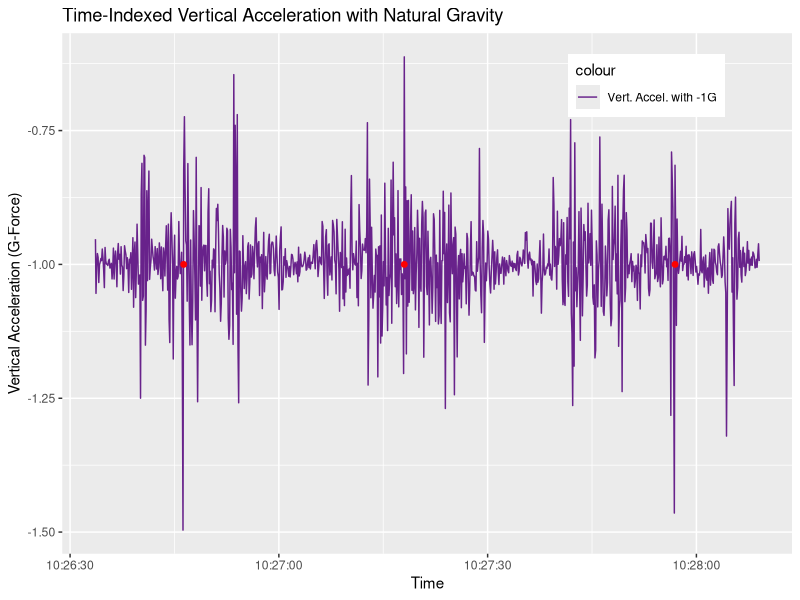
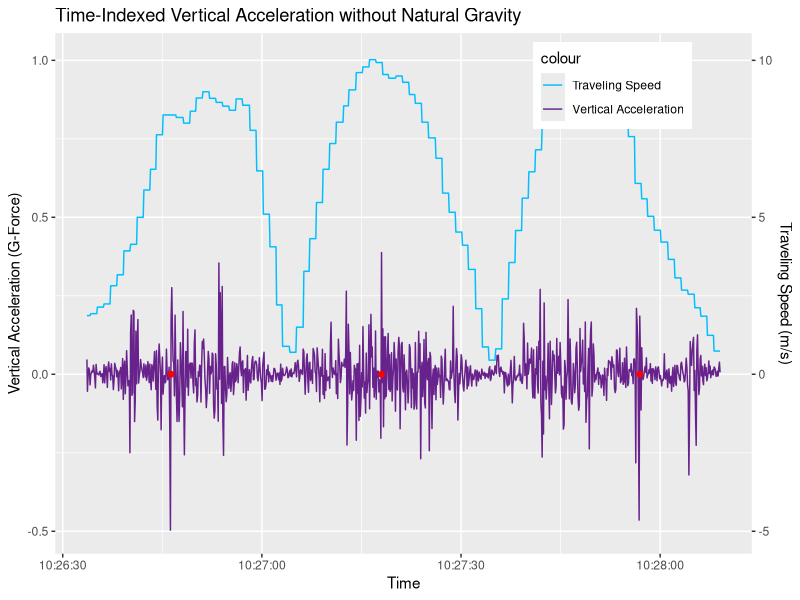
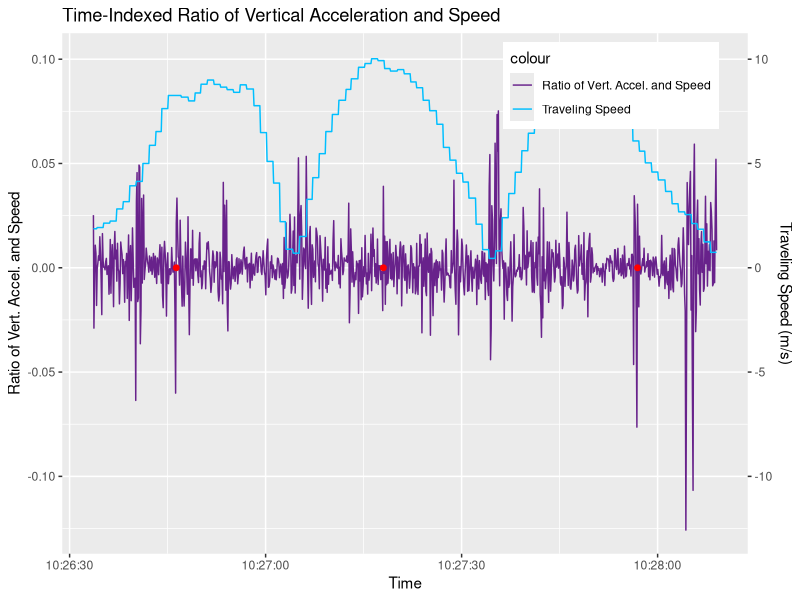
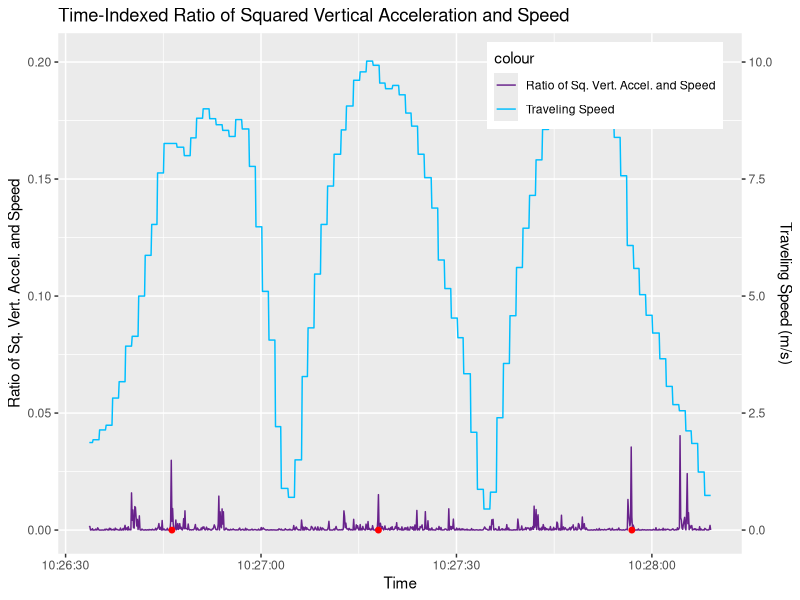
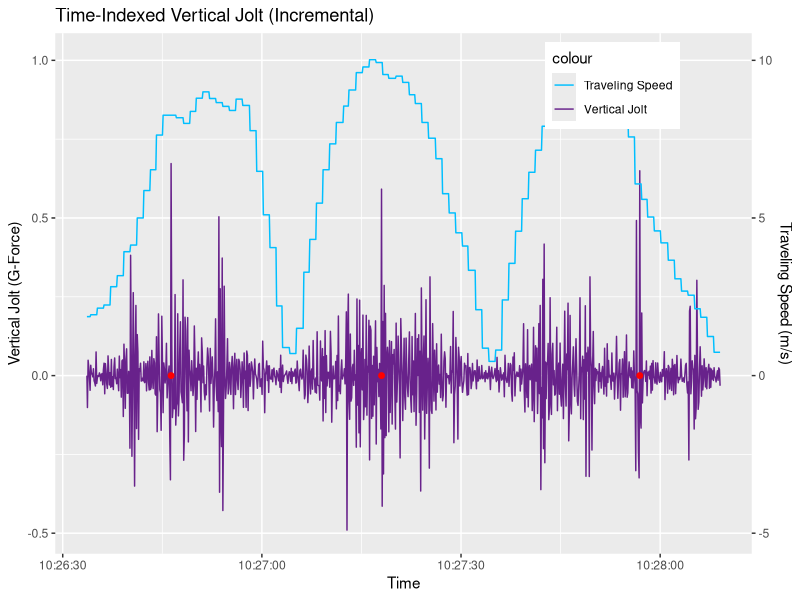
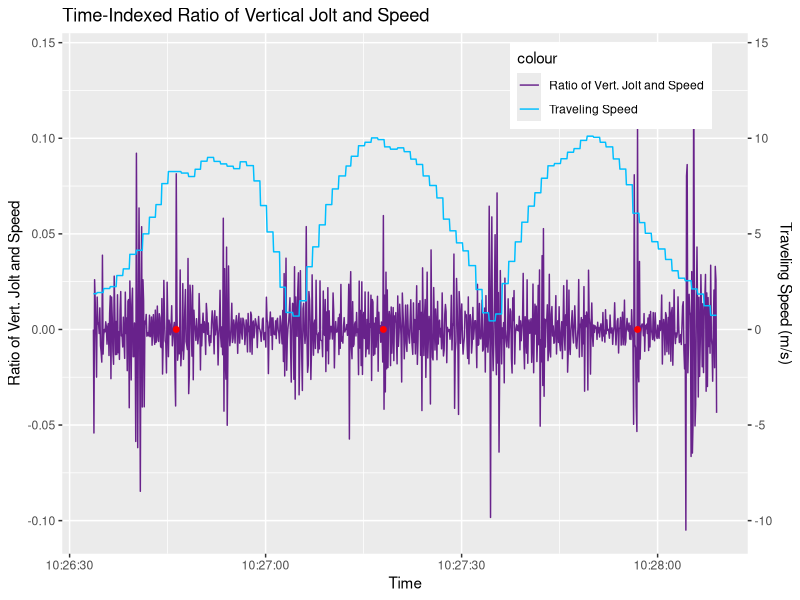
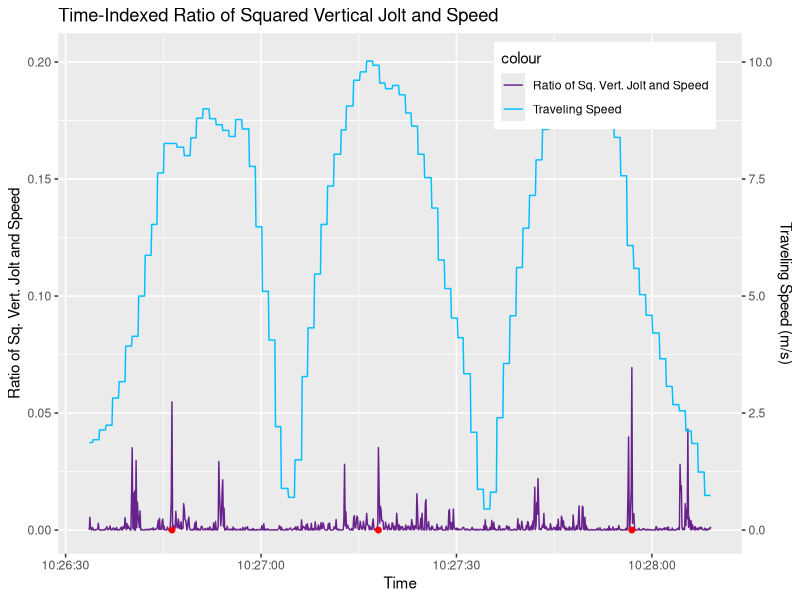
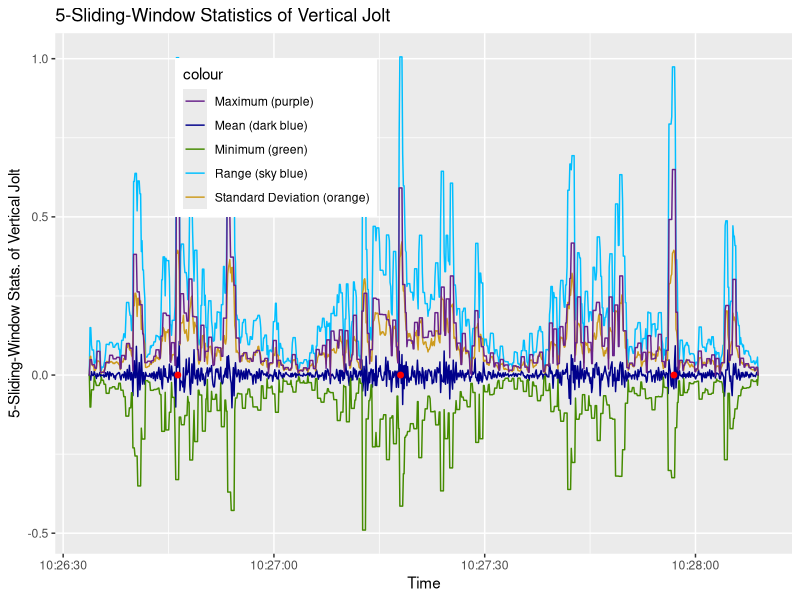

The R script that drew these images, in order:
## ---- chunk 1
knitr::opts_chunk$set(echo = TRUE)
## ---- chunk 2
# load data file
if (!exists("LA11.raw")) {
    LA11.raw <- read.csv("./los_angeles_11.csv")
}
print(nrow(LA11.raw))
## ---- chunk 3
LA11.valid = LA11.raw[, c("Date", "Latitude", "Longitude", "Speed", "speedbump")]
# validate DateTime format
LA11.valid$Date <- as.POSIXct(LA11.valid$Date, format="%Y-%m-%d %H:%M:%OS")
# specify orientation of accelration
LA11.valid$forw_accel = LA11.raw$X
LA11.valid$hori_accel = LA11.raw$Y
LA11.valid$vert_accel_G = LA11.raw$Z
## ---- chunk 4
require(ggplot2)
LA11.vert_accel_G.plot <- ggplot(LA11.valid, aes(x = Date))
LA11.vert_accel_G.plot <- LA11.vert_accel_G.plot + geom_line(aes(y = vert_accel_G, colour = "Vert. Accel. with -1G"))
LA11.vert_accel_G.plot <- LA11.vert_accel_G.plot + scale_colour_manual(values = c("darkorchid4"))
LA11.vert_accel_G.plot <- LA11.vert_accel_G.plot + xlab("Time") 
LA11.vert_accel_G.plot <- LA11.vert_accel_G.plot + ylab("Vertical Acceleration (G-Force)") 
LA11.vert_accel_G.plot <- LA11.vert_accel_G.plot + ggtitle("Time-Indexed Vertical Acceleration with Natural Gravity")
LA11.vert_accel_G.plot <- LA11.vert_accel_G.plot + theme(legend.position = c(0.8, 0.9))
for (i in 1:nrow(LA11.valid)) {
    if (LA11.valid$speedbump[i] == "yes") {
        LA11.vert_accel_G.plot <- LA11.vert_accel_G.plot + 
            annotate("pointrange", x = LA11.valid$Date[i], y = -1, ymin = -1, ymax = -1, colour = "red", size = 0.25)
    }
}
print(LA11.vert_accel_G.plot)
## ---- chunk 5
# remove natural gravity in vertical acceleration
LA11.valid$vert_accel = LA11.valid$vert_accel_G + 1
## ---- chunk 6
require(ggplot2)
LA11.vert_accel.plot <- ggplot(LA11.valid, aes(x = Date))
LA11.vert_accel.plot <- LA11.vert_accel.plot + geom_line(aes(y = vert_accel, colour = "Vertical Acceleration"))
LA11.vert_accel.plot <- LA11.vert_accel.plot + geom_line(aes(y = Speed / 10, colour = "Traveling Speed"))
LA11.vert_accel.plot <- LA11.vert_accel.plot + scale_y_continuous(sec.axis = sec_axis(~.*10, name = "Traveling Speed (m/s)"))
LA11.vert_accel.plot <- LA11.vert_accel.plot + scale_colour_manual(values = c("deepskyblue", "darkorchid4"))
LA11.vert_accel.plot <- LA11.vert_accel.plot + xlab("Time") 
LA11.vert_accel.plot <- LA11.vert_accel.plot + ylab("Vertical Acceleration (G-Force)") 
LA11.vert_accel.plot <- LA11.vert_accel.plot + ggtitle("Time-Indexed Vertical Acceleration without Natural Gravity")
LA11.vert_accel.plot <- LA11.vert_accel.plot + theme(legend.position = c(0.8, 0.9))
for (i in 1:nrow(LA11.valid)) {
    if (LA11.valid$speedbump[i] == "yes") {
        LA11.vert_accel.plot <- LA11.vert_accel.plot + 
            annotate("pointrange", x = LA11.valid$Date[i], y = 0, ymin = 0, ymax = 0, colour = "red", size = 0.25)
    }
}
print(LA11.vert_accel.plot)
## ---- chunk 7
# calculate ratio between vertical acceleration and speed
for (i in 1:nrow(LA11.valid)) {
    if (LA11.valid$Speed[i] == 0) {
        LA11.valid$vert_accel_ratio_speed[i] = 0
    }
    else {
        LA11.valid$vert_accel_ratio_speed[i] = LA11.valid$vert_accel[i] / LA11.valid$Speed[i]
    }
}
## ---- chunk 8
require(ggplot2)
LA11.vert_accel_ratio_speed.plot <- ggplot(LA11.valid, aes(x = Date))
LA11.vert_accel_ratio_speed.plot <- LA11.vert_accel_ratio_speed.plot + geom_line(aes(y = vert_accel_ratio_speed, colour = "Ratio of Vert. Accel. and Speed"))
LA11.vert_accel_ratio_speed.plot <- LA11.vert_accel_ratio_speed.plot + geom_line(aes(y = Speed / 100, colour = "Traveling Speed"))
LA11.vert_accel_ratio_speed.plot <- LA11.vert_accel_ratio_speed.plot + scale_y_continuous(sec.axis = sec_axis(~.*100, name = "Traveling Speed (m/s)"))
LA11.vert_accel_ratio_speed.plot <- LA11.vert_accel_ratio_speed.plot + scale_colour_manual(values = c("darkorchid4", "deepskyblue"))
LA11.vert_accel_ratio_speed.plot <- LA11.vert_accel_ratio_speed.plot + xlab("Time") 
LA11.vert_accel_ratio_speed.plot <- LA11.vert_accel_ratio_speed.plot + ylab("Ratio of Vert. Accel. and Speed") 
LA11.vert_accel_ratio_speed.plot <- LA11.vert_accel_ratio_speed.plot + ggtitle("Time-Indexed Ratio of Vertical Acceleration and Speed")
LA11.vert_accel_ratio_speed.plot <- LA11.vert_accel_ratio_speed.plot + theme(legend.position = c(0.8, 0.9))
for (i in 1:nrow(LA11.valid)) {
    if (LA11.valid$speedbump[i] == "yes") {
        LA11.vert_accel_ratio_speed.plot <- LA11.vert_accel_ratio_speed.plot + 
            annotate("pointrange", x = LA11.valid$Date[i], y = 0, ymin = 0, ymax = 0, colour = "red", size = 0.25)
    }
}
print(LA11.vert_accel_ratio_speed.plot)
## ---- chunk 9
# calculate ratio between vertical acceleration and speed
for (i in 1:nrow(LA11.valid)) {
    if (LA11.valid$Speed[i] == 0) {
        LA11.valid$sq_vert_accel_ratio_speed[i] = 0
    }
    else {
        LA11.valid$sq_vert_accel_ratio_speed[i] = (LA11.valid$vert_accel[i] * LA11.valid$vert_accel[i]) / LA11.valid$Speed[i]
    }
}
## ---- chunk 10
require(ggplot2)
LA11.sq_vert_accel_ratio_speed.plot <- ggplot(LA11.valid, aes(x = Date))
LA11.sq_vert_accel_ratio_speed.plot <- LA11.sq_vert_accel_ratio_speed.plot + geom_line(aes(y = sq_vert_accel_ratio_speed, colour = "Ratio of Sq. Vert. Accel. and Speed"))
LA11.sq_vert_accel_ratio_speed.plot <- LA11.sq_vert_accel_ratio_speed.plot + geom_line(aes(y = Speed / 50, colour = "Traveling Speed"))
LA11.sq_vert_accel_ratio_speed.plot <- LA11.sq_vert_accel_ratio_speed.plot + scale_y_continuous(sec.axis = sec_axis(~.*50, name = "Traveling Speed (m/s)"))
LA11.sq_vert_accel_ratio_speed.plot <- LA11.sq_vert_accel_ratio_speed.plot + scale_colour_manual(values = c("darkorchid4", "deepskyblue"))
LA11.sq_vert_accel_ratio_speed.plot <- LA11.sq_vert_accel_ratio_speed.plot + xlab("Time") 
LA11.sq_vert_accel_ratio_speed.plot <- LA11.sq_vert_accel_ratio_speed.plot + ylab("Ratio of Sq. Vert. Accel. and Speed") 
LA11.sq_vert_accel_ratio_speed.plot <- LA11.sq_vert_accel_ratio_speed.plot + ggtitle("Time-Indexed Ratio of Squared Vertical Acceleration and Speed")
LA11.sq_vert_accel_ratio_speed.plot <- LA11.sq_vert_accel_ratio_speed.plot + theme(legend.position = c(0.8, 0.9))
for (i in 1:nrow(LA11.valid)) {
    if (LA11.valid$speedbump[i] == "yes") {
        LA11.sq_vert_accel_ratio_speed.plot <- LA11.sq_vert_accel_ratio_speed.plot + 
            annotate("pointrange", x = LA11.valid$Date[i], y = 0, ymin = 0, ymax = 0, colour = "red", size = 0.25)
    }
}
print(LA11.sq_vert_accel_ratio_speed.plot)
## ---- chunk 11
# calculate vertical jolt
for (i in 1:nrow(LA11.valid)) {
    if (i == 1) {
        LA11.valid$vert_jolt[i] = 0
    }
    else {
        LA11.valid$vert_jolt[i] = LA11.valid$vert_accel[i] - LA11.valid$vert_accel[i - 1]
    }
}
## ---- chunk 12
require(ggplot2)
LA11.vert_jolt.plot <- ggplot(LA11.valid, aes(x = Date))
LA11.vert_jolt.plot <- LA11.vert_jolt.plot + geom_line(aes(y = vert_jolt, colour = "Vertical Jolt"))
LA11.vert_jolt.plot <- LA11.vert_jolt.plot + geom_line(aes(y = Speed / 10, colour = "Traveling Speed"))
LA11.vert_jolt.plot <- LA11.vert_jolt.plot + scale_y_continuous(sec.axis = sec_axis(~.*10, name = "Traveling Speed (m/s)"))
LA11.vert_jolt.plot <- LA11.vert_jolt.plot + scale_colour_manual(values = c("deepskyblue", "darkorchid4"))
LA11.vert_jolt.plot <- LA11.vert_jolt.plot + xlab("Time") 
LA11.vert_jolt.plot <- LA11.vert_jolt.plot + ylab("Vertical Jolt (G-Force)") 
LA11.vert_jolt.plot <- LA11.vert_jolt.plot + ggtitle("Time-Indexed Vertical Jolt (Incremental)")
LA11.vert_jolt.plot <- LA11.vert_jolt.plot + theme(legend.position = c(0.8, 0.9))
for (i in 1:nrow(LA11.valid)) {
    if (LA11.valid$speedbump[i] == "yes") {
        LA11.vert_jolt.plot <- LA11.vert_jolt.plot + 
            annotate("pointrange", x = LA11.valid$Date[i], y = 0, ymin = 0, ymax = 0, colour = "red", size = 0.25)
    }
}
print(LA11.vert_jolt.plot)
## ---- chunk 13
# calculate ratio between vertical jolt and speed
for (i in 1:nrow(LA11.valid)) {
    if (LA11.valid$Speed[i] == 0) {
        LA11.valid$vert_jolt_ratio_speed[i] = 0
    }
    else {
        LA11.valid$vert_jolt_ratio_speed[i] = LA11.valid$vert_jolt[i] / LA11.valid$Speed[i]
    }
}
## ---- chunk 14
require(ggplot2)
LA11.vert_jolt_ratio_speed.plot <- ggplot(LA11.valid, aes(x = Date))
LA11.vert_jolt_ratio_speed.plot <- LA11.vert_jolt_ratio_speed.plot + geom_line(aes(y = vert_jolt_ratio_speed, colour = "Ratio of Vert. Jolt and Speed"))
LA11.vert_jolt_ratio_speed.plot <- LA11.vert_jolt_ratio_speed.plot + geom_line(aes(y = Speed / 100, colour = "Traveling Speed"))
LA11.vert_jolt_ratio_speed.plot <- LA11.vert_jolt_ratio_speed.plot + scale_y_continuous(sec.axis = sec_axis(~.*100, name = "Traveling Speed (m/s)"))
LA11.vert_jolt_ratio_speed.plot <- LA11.vert_jolt_ratio_speed.plot + scale_colour_manual(values = c("darkorchid4", "deepskyblue"))
LA11.vert_jolt_ratio_speed.plot <- LA11.vert_jolt_ratio_speed.plot + xlab("Time") 
LA11.vert_jolt_ratio_speed.plot <- LA11.vert_jolt_ratio_speed.plot + ylab("Ratio of Vert. Jolt and Speed") 
LA11.vert_jolt_ratio_speed.plot <- LA11.vert_jolt_ratio_speed.plot + ggtitle("Time-Indexed Ratio of Vertical Jolt and Speed")
LA11.vert_jolt_ratio_speed.plot <- LA11.vert_jolt_ratio_speed.plot + theme(legend.position = c(0.8, 0.9))
for (i in 1:nrow(LA11.valid)) {
    if (LA11.valid$speedbump[i] == "yes") {
        LA11.vert_jolt_ratio_speed.plot <- LA11.vert_jolt_ratio_speed.plot + 
            annotate("pointrange", x = LA11.valid$Date[i], y = 0, ymin = 0, ymax = 0, colour = "red", size = 0.25)
    }
}
print(LA11.vert_jolt_ratio_speed.plot)
## ---- chunk 15
# calculate ratio between vertical jolt and speed
for (i in 1:nrow(LA11.valid)) {
    if (LA11.valid$Speed[i] == 0) {
        LA11.valid$sq_vert_jolt_ratio_speed[i] = 0
    }
    else {
        LA11.valid$sq_vert_jolt_ratio_speed[i] = (LA11.valid$vert_jolt[i] * LA11.valid$vert_jolt[i]) / LA11.valid$Speed[i]
    }
}
## ---- chunk 16
require(ggplot2)
LA11.sq_vert_jolt_ratio_speed.plot <- ggplot(LA11.valid, aes(x = Date))
LA11.sq_vert_jolt_ratio_speed.plot <- LA11.sq_vert_jolt_ratio_speed.plot + geom_line(aes(y = sq_vert_jolt_ratio_speed, colour = "Ratio of Sq. Vert. Jolt and Speed"))
LA11.sq_vert_jolt_ratio_speed.plot <- LA11.sq_vert_jolt_ratio_speed.plot + geom_line(aes(y = Speed / 50, colour = "Traveling Speed"))
LA11.sq_vert_jolt_ratio_speed.plot <- LA11.sq_vert_jolt_ratio_speed.plot + scale_y_continuous(sec.axis = sec_axis(~.*50, name = "Traveling Speed (m/s)"))
LA11.sq_vert_jolt_ratio_speed.plot <- LA11.sq_vert_jolt_ratio_speed.plot + scale_colour_manual(values = c("darkorchid4", "deepskyblue"))
LA11.sq_vert_jolt_ratio_speed.plot <- LA11.sq_vert_jolt_ratio_speed.plot + xlab("Time") 
LA11.sq_vert_jolt_ratio_speed.plot <- LA11.sq_vert_jolt_ratio_speed.plot + ylab("Ratio of Sq. Vert. Jolt and Speed") 
LA11.sq_vert_jolt_ratio_speed.plot <- LA11.sq_vert_jolt_ratio_speed.plot + ggtitle("Time-Indexed Ratio of Squared Vertical Jolt and Speed")
LA11.sq_vert_jolt_ratio_speed.plot <- LA11.sq_vert_jolt_ratio_speed.plot + theme(legend.position = c(0.8, 0.9))
for (i in 1:nrow(LA11.valid)) {
    if (LA11.valid$speedbump[i] == "yes") {
        LA11.sq_vert_jolt_ratio_speed.plot <- LA11.sq_vert_jolt_ratio_speed.plot + 
            annotate("pointrange", x = LA11.valid$Date[i], y = 0, ymin = 0, ymax = 0, colour = "red", size = 0.25)
    }
}
print(LA11.sq_vert_jolt_ratio_speed.plot)
## ---- chunk 17
# calculate 5-sliding-window mean of vertical jolt
for (i in 3:nrow(LA11.valid)-2) {
    LA11.valid$vert_jolt_mean[i] = mean(c(LA11.valid$vert_jolt[i-2], 
                                        LA11.valid$vert_jolt[i-1], 
                                        LA11.valid$vert_jolt[i], 
                                        LA11.valid$vert_jolt[i+1], 
                                        LA11.valid$vert_jolt[i+2]))
}
LA11.valid$vert_jolt_mean[1] = 0
LA11.valid$vert_jolt_mean[2] = 0
LA11.valid$vert_jolt_mean[nrow(LA11.valid) - 1] = 0
LA11.valid$vert_jolt_mean[nrow(LA11.valid)] = 0
# calculate 5-sliding-window standard deviation of vertical jolt
for (i in 3:nrow(LA11.valid)-2) {
    LA11.valid$vert_jolt_sd[i] = sd(c(LA11.valid$vert_jolt[i-2], 
                                        LA11.valid$vert_jolt[i-1], 
                                        LA11.valid$vert_jolt[i], 
                                        LA11.valid$vert_jolt[i+1], 
                                        LA11.valid$vert_jolt[i+2]))
}
LA11.valid$vert_jolt_sd[1] = 0
LA11.valid$vert_jolt_sd[2] = 0
LA11.valid$vert_jolt_sd[nrow(LA11.valid) - 1] = 0
LA11.valid$vert_jolt_sd[nrow(LA11.valid)] = 0
# calculate 5-sliding-window minimum of vertical jolt
for (i in 3:nrow(LA11.valid)-2) {
    LA11.valid$vert_jolt_min[i] = min(c(LA11.valid$vert_jolt[i-2], 
                                        LA11.valid$vert_jolt[i-1], 
                                        LA11.valid$vert_jolt[i], 
                                        LA11.valid$vert_jolt[i+1], 
                                        LA11.valid$vert_jolt[i+2]))
}
LA11.valid$vert_jolt_min[1] = 0
LA11.valid$vert_jolt_min[2] = 0
LA11.valid$vert_jolt_min[nrow(LA11.valid) - 1] = 0
LA11.valid$vert_jolt_min[nrow(LA11.valid)] = 0
# calculate 5-sliding-window maxium of vertical jolt
for (i in 3:nrow(LA11.valid)-2) {
    LA11.valid$vert_jolt_max[i] = max(c(LA11.valid$vert_jolt[i-2], 
                                        LA11.valid$vert_jolt[i-1], 
                                        LA11.valid$vert_jolt[i], 
                                        LA11.valid$vert_jolt[i+1], 
                                        LA11.valid$vert_jolt[i+2]))
}
LA11.valid$vert_jolt_max[1] = 0
LA11.valid$vert_jolt_max[2] = 0
LA11.valid$vert_jolt_max[nrow(LA11.valid) - 1] = 0
LA11.valid$vert_jolt_max[nrow(LA11.valid)] = 0
# calculate 5-sliding-window range of vertical jolt
LA11.valid$vert_jolt_range = LA11.valid$vert_jolt_max - LA11.valid$vert_jolt_min
## ---- chunk 18
require(ggplot2)
LA11.vert_jolt_5.plot <- ggplot(LA11.valid, aes(x = Date))
LA11.vert_jolt_5.plot <- LA11.vert_jolt_5.plot + geom_line(aes(y = vert_jolt_range, colour = "Range (sky blue)"))
LA11.vert_jolt_5.plot <- LA11.vert_jolt_5.plot + geom_line(aes(y = vert_jolt_mean, colour = "Mean (dark blue)"))
LA11.vert_jolt_5.plot <- LA11.vert_jolt_5.plot + geom_line(aes(y = vert_jolt_sd, colour = "Standard Deviation (orange)"))
LA11.vert_jolt_5.plot <- LA11.vert_jolt_5.plot + geom_line(aes(y = vert_jolt_min, colour = "Minimum (green)"))
LA11.vert_jolt_5.plot <- LA11.vert_jolt_5.plot + geom_line(aes(y = vert_jolt_max, colour = "Maximum (purple)"))
LA11.vert_jolt_5.plot <- LA11.vert_jolt_5.plot + scale_colour_manual(values = c("darkorchid4", "blue4", "chartreuse4", "deepskyblue", "goldenrod3"))
LA11.vert_jolt_5.plot <- LA11.vert_jolt_5.plot + theme(legend.position = c(0.3, 0.8))
LA11.vert_jolt_5.plot <- LA11.vert_jolt_5.plot + xlab("Time") 
LA11.vert_jolt_5.plot <- LA11.vert_jolt_5.plot + ylab("5-Sliding-Window Stats. of Vertical Jolt") 
LA11.vert_jolt_5.plot <- LA11.vert_jolt_5.plot + ggtitle("5-Sliding-Window Statistics of Vertical Jolt")
for (i in 1:nrow(LA11.valid)) {
    if (LA11.valid$speedbump[i] == "yes") {
        LA11.vert_jolt_5.plot <- LA11.vert_jolt_5.plot + 
            annotate("pointrange", x = LA11.valid$Date[i], y = 0, ymin = 0, ymax = 0, colour = "red", size = 0.25)
    }
}
print(LA11.vert_jolt_5.plot)
## ---- chunk 19
require(ggplot2)
LA11.comparative.plot <- ggplot(LA11.valid, aes(x = Date))
LA11.comparative.plot <- LA11.comparative.plot + geom_line(aes(y = Speed / 50, colour = "Traveling Speed"))
#LA11.comparative.plot <- LA11.comparative.plot + geom_line(aes(y = vert_accel, colour = "Vertical Acceleration"))
#LA11.comparative.plot <- LA11.comparative.plot + geom_line(aes(y = vert_jolt, colour = "Vertical Jolt"))
LA11.comparative.plot <- LA11.comparative.plot + geom_line(aes(y = sq_vert_accel_ratio_speed, colour = "Ratio of Sq. Vert. Accel. & Speed"))
LA11.comparative.plot <- LA11.comparative.plot + geom_line(aes(y = -sq_vert_jolt_ratio_speed, colour = "Ratio of Sq. Vert. Jolt & Speed (-)"))
LA11.comparative.plot <- LA11.comparative.plot + scale_y_continuous(sec.axis = sec_axis(~.*50, name = "Traveling Speed (m/s)"))
LA11.comparative.plot <- LA11.comparative.plot + scale_colour_manual(values = c("darkorchid4", "goldenrod3", "deepskyblue"))
LA11.comparative.plot <- LA11.comparative.plot + xlab("Time") 
LA11.comparative.plot <- LA11.comparative.plot + ylab("Ratios") 
LA11.comparative.plot <- LA11.comparative.plot + ggtitle("Comparison of Two Most Promising Factors")
LA11.comparative.plot <- LA11.comparative.plot + theme(legend.position = c(0.35, 0.2))
for (i in 1:nrow(LA11.valid)) {
    if (LA11.valid$speedbump[i] == "yes") {
        LA11.comparative.plot <- LA11.comparative.plot + 
            annotate("pointrange", x = LA11.valid$Date[i], y = 0, ymin = 0, ymax = 0, colour = "red", size = 0.2)
    }
}
print(LA11.comparative.plot)
## ---- chunk 20
jpeg("./Epoch1_LA11.vert_accel_G.plot.jpeg", width = 1200, height = 750, units = "px")
print(LA11.vert_accel_G.plot)
dev.off()

jpeg("./Epoch2_LA11.vert_accel.plot.jpeg", width = 1200, height = 750, units = "px")
print(LA11.vert_accel.plot)
dev.off()

jpeg("./Epoch3_LA11.vert_accel_ratio_speed.plot.jpeg", width = 1200, height = 750, units = "px")
print(LA11.vert_accel_ratio_speed.plot)
dev.off()

jpeg("./Epoch4_LA11.sq_vert_accel_ratio_speed.plot.jpeg", width = 1200, height = 750, units = "px")
print(LA11.sq_vert_accel_ratio_speed.plot)
dev.off()

jpeg("./Epoch5_LA11.vert_jolt.plot.jpeg", width = 1200, height = 750, units = "px")
print(LA11.vert_jolt.plot)
dev.off()

jpeg("./Epoch6_LA11.vert_jolt_ratio_speed.plot.jpeg", width = 1200, height = 750, units = "px")
print(LA11.vert_jolt_ratio_speed.plot)
dev.off()

jpeg("./Epoch7_LA11.sq_vert_jolt_ratio_speed.plot.jpeg", width = 1200, height = 750, units = "px")
print(LA11.sq_vert_jolt_ratio_speed.plot)
dev.off()

jpeg("./Epoch8_LA11.vert_jolt_5.plot.jpeg", width = 1200, height = 750, units = "px")
print(LA11.vert_jolt_5.plot)
dev.off()

jpeg("./Epoch9_LA11.comparative.plot.jpeg", width = 1200, height = 750, units = "px")
print(LA11.comparative.plot)
dev.off()

write.csv(LA11.valid, "./los_angeles_11_labeled.csv")
